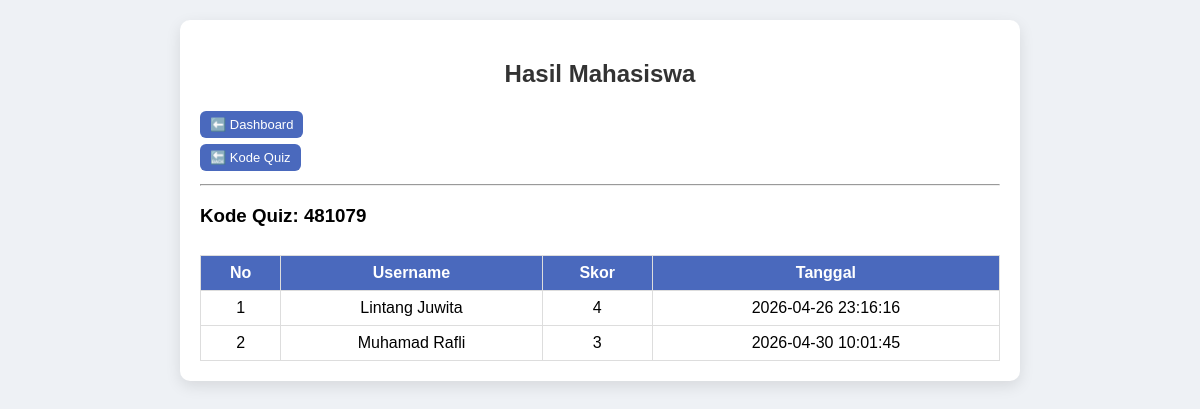
Page /lihat_semua_hasil.php?kode=481079 (signed in) on the committed database.
### tables this page shows
CREATE TABLE `hasil` (
  `id` int(11) NOT NULL,
  `user_id` int(11) DEFAULT NULL,
  `skor` int(11) DEFAULT NULL,
  `tanggal` timestamp NOT NULL DEFAULT current_timestamp(),
  `kode_quiz` varchar(20) DEFAULT NULL
);

CREATE TABLE `users` (
  `id` int(11) NOT NULL,
  `username` varchar(50) DEFAULT NULL,
  `password` varchar(50) DEFAULT NULL,
  `role` varchar(20) DEFAULT NULL
);

### lihat_semua_hasil.php (the view, shortened to what this page needs)
<?php
include "koneksi.php";
$kode = $_GET['kode'] ?? '';
?>
<link rel="stylesheet" href="style.css">
<div class="card">
<h2>Hasil Mahasiswa</h2>
<div style="margin-bottom:10px;">
    <a href="dashboard.php" class="btn">⬅️ Dashboard</a>
    <div style="margin-bottom:10px;">
    <a href="lihat_semua_hasil.php" class="btn">🔙 Kode Quiz</a>
</div>
</div>
<hr>
<?php
$result = mysqli_query($conn, "
    SELECT hasil.*, users.username
    FROM hasil
    JOIN users ON hasil.user_id = users.id
    WHERE hasil.kode_quiz='$kode'
");
?>
<h3>Kode Quiz: <?php echo $kode; ?></h3>
<div style="overflow-x:auto;">
<table border="1" cellpadding="10" cellspacing="0" style="width:100%; border-collapse:collapse;">
<tr style="background:#4a69bd; color:white;">
    <th>No</th>
    <th>Username</th>
    <th>Skor</th>
    <th>Tanggal</th>
</tr>
<?php
$no = 1;
if (mysqli_num_rows($result) > 0) {
    while ($row = mysqli_fetch_assoc($result)) {
?>
<tr>
    <td><?php echo $no++; ?></td>
    <td><?php echo $row['username']; ?></td>
    <td><?php echo $row['skor']; ?></td>
    <td><?php echo $row['tanggal']; ?></td>
</tr>
<?php
    }
} else {
?>
<tr>
    <td colspan="4">Belum ada yang mengerjakan</td>
</tr>
<?php } ?>
</table>
</div>
</div>

### style.css (style rules this page uses)
h2 { text-align: center; color: #333; }
a { color: #4a69bd; text-decoration: none; }
.card { max-width: 800px; margin: auto; background: white; padding: 20px; border-radius: 10px; box-shadow: 0 5px 15px rgba(0,0,0,0.1); }
.btn { display: block; text-align: center; padding: 10px; background: #4a69bd; color: white; border-radius: 6px; text-decoration: none; }
.btn { display: inline-block; padding: 6px 10px; background: #4a69bd; color: white; border-radius: 6px; text-decoration: none; font-size: 13px; margin: 3px 4px 3px 0; transition: 0.2s; }
table { width: 100%; border-collapse: collapse; margin-top: 10px; background: white; }
th { background: #4a69bd; color: white; }
td, th { padding: 8px; border: 1px solid #ddd; text-align: center; }

### rows in the picture
hasil: user.username "Lintang Juwita", skor "4", tanggal "2026-04-26 23:16:16"
hasil: user.username "Muhamad Rafli", skor "3", tanggal "2026-04-30 10:01:45"

### other values in the picture
$kode "481079"
